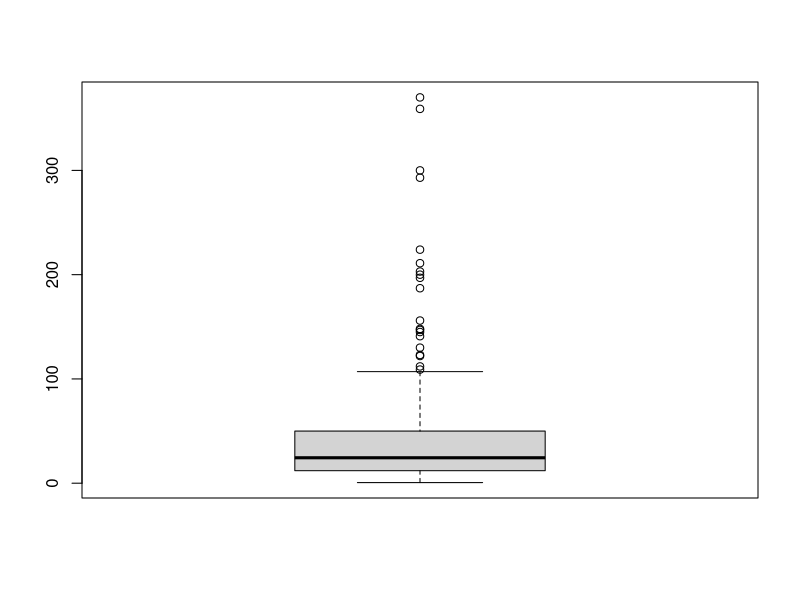
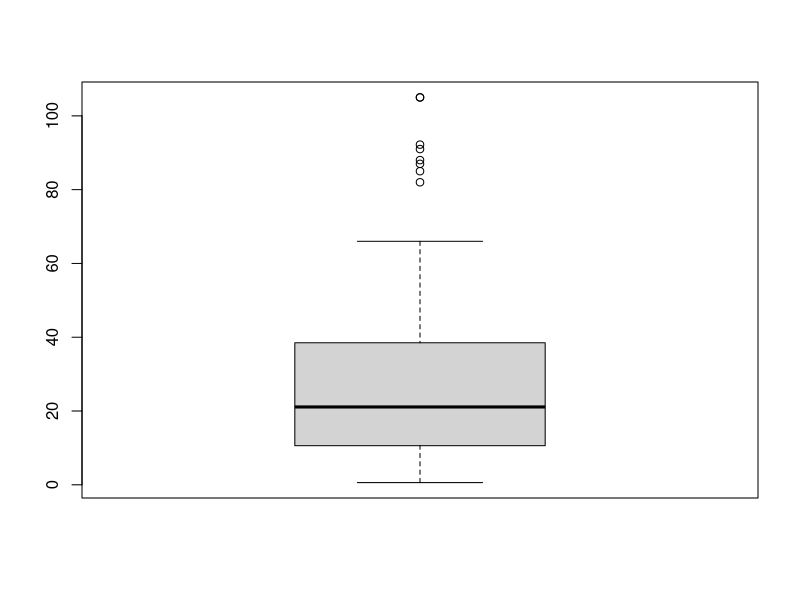
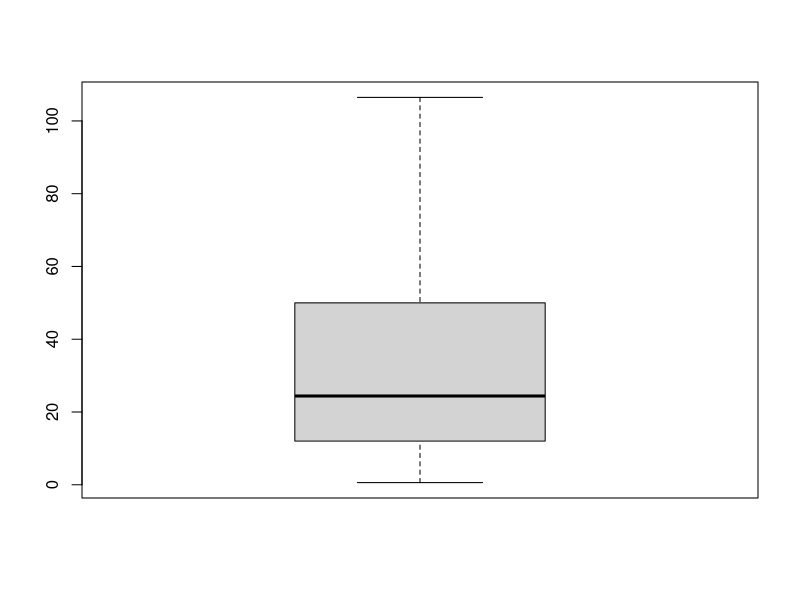

Source code (R) for these figures, in order: (Note: this script raises an error after producing the figures.)
# ===============================
# Data Preparation
# ===============================

# Mengimport Data Default R
df_air_quality <- airquality
df_attenu <- attenu

#==========================================================================================================

# 1.Memeriksa Struktur dan Deskripsi Data
cat("=== Struktur Data ===\n")
str(df_air_quality)
str(df_attenu)
cat(strrep("=", 121))

cat("\n=== Deskripsi Data ===\n")
summary(df_air_quality)
summary(df_attenu)
cat(strrep("=", 121))

#====================================================================================================

# 2.Mengatasi Missing Value
##=== Mendeteksi dan Menghitung Nilai Missing ===
summary(df_air_quality)
summary(df_attenu)

cat("Jumlah missing value df_air_quality:", sum(is.na(df_air_quality)), "\n")
cat("Jumlah missing value df_attenu:", sum(is.na(df_attenu)))

##=== Mengatasi Nilai Missing Value ===
###Cara 1: Menghapus Nilai Missing Value
df_cleanNa_airquality1 <- na.omit(df_air_quality)
df_cleanNa_attenu <- na.omit(df_attenu)

cat("Jumlah missing value df_air_quality:", sum(is.na(df_air_quality)),
    "\nJumlah missing value df_cleanNA_airquality:", sum(is.na(df_cleanNa_airquality1)),"\n")
cat("Jumlah missing value df_attenu:", sum(is.na(df_attenu)),
    "\nJumlah missing value df_cleanNa_attenu:", sum(is.na(df_cleanNa_attenu)), "\n")

###Cara 2: Mengganti Nilai Missing Value
rata_rata_Ozone = mean(df_air_quality$Ozone, na.rm = TRUE)
rata_rata_solar = mean(df_air_quality$Ozone, na.rm = TRUE)

df_cleanNA_airquality2 <- df_air_quality
df_cleanNA_airquality2$Ozone[is.na(df_cleanNA_airquality2$Ozone)] <- rata_rata_Ozone
df_cleanNA_airquality2$Solar.R[is.na(df_cleanNA_airquality2$Solar.R)] <- rata_rata_Ozone
cat("Jumlah missing value df_air_quality:", sum(is.na(df_air_quality)),
    "\nJumlah missing value df_cleanNA_airquality:", sum(is.na(df_cleanNA_airquality2)),"\n")

#=======================================================================================================

# 3.Mengatasi Outliers
## Menghitung nilai Q1, Q3, IQR, Batas Bawah, dan Batas Atas
cat("Notes: Gunakan Kolom dist pada dataset df_cleanNa_attenu\n")
Q1 <- quantile(df_cleanNa_attenu$dist, 0.25)
Q3 <- quantile(df_cleanNa_attenu$dist, 0.75)
IQR <- Q3 - Q1
bb <- Q1 - (1.5 * IQR)
ba <- Q3 + (1.5 * IQR)

## Menghitung dan mengecek Jumlah Outlier
sum_outliers <- sum(df_cleanNa_attenu$dist < bb | df_cleanNa_attenu$dist > ba)
boxplot(df_cleanNa_attenu$dist)
cat("Jumlah outliers:", sum_outliers,"\n")

## Mengatasi Outliers
### Cara1: Menghapus outliers
df_cleanoutliers_attenu <- subset(df_cleanNa_attenu,
                                  df_cleanNa_attenu$dist >= bb & df_cleanNa_attenu$dist <= ba)

### Cara2: Mengganti nilai outliers dengan batas rentang terdekat
df_cleanoutliers_attenu2 <- df_cleanNa_attenu
df_cleanoutliers_attenu2$dist[df_cleanoutliers_attenu2$dist < bb] <- bb
df_cleanoutliers_attenu2$dist[df_cleanoutliers_attenu2$dist > ba] <- ba

### Mengecek Outliers Kembali
df_cleanoutliers_attenu
q1_new <- quantile(df_cleanoutliers_attenu$dist, 0.25)
q3_new <- quantile(df_cleanoutliers_attenu$dist, 0.75)
iqr_new <- q3_new - q1_new
bb_new <- q1_new - (1.5 * iqr_new)
ba_new <- q3_new + (1.5 * iqr_new)
cat("Jumlah outliers:", sum_outliers,
    "\nJumlah outliers", sum(df_cleanoutliers_attenu$dist < bb_new | df_cleanoutliers_attenu$dist > ba_new))
boxplot(df_cleanoutliers_attenu$dist)

df_cleanoutliers_attenu2
q1_new2 <- quantile(df_cleanoutliers_attenu2$dist, 0.25)
q3_new2 <- quantile(df_cleanoutliers_attenu2$dist, 0.75)
iqr_new2 <- q3_new2 - q1_new2
bb_new2 <- q1_new2 - (1.5 * iqr_new2)
ba_new2 <- q3_new2 + (1.5 * iqr_new2)
cat("Jumlah outliers:", sum_outliers,
    "\nJumlah outliers", sum(df_cleanoutliers_attenu2$dist < bb_new2 | df_cleanoutliers_attenu2$dist > ba_new2))
boxplot(df_cleanoutliers_attenu2$dist)

#========================================================================================

# 4.Normalisasi dan Standardisasi Data
df_attenu_clear <- df_cleanoutliers_attenu2

# Cara 1: Standarisasi (Z-Score)
df_attenu_clear$dist_standard <- scale(df_attenu_clear$dist)
df_attenu_clear$accel_standard <- scale(df_attenu_clear$accel)

# Cara 2: Normalisasi (Min-Max)
minmax_norm <- function(feature){
  (feature - min(feature)) / (max(feature) - min(feature))
}

df_attenu_clear$dist_norm <- minmax_norm(df_attenu_clear$dist)
df_attenu_clear$accel_norm <- minmax_norm(df_attenu_clear$accel)

# Menampilkasi hasil normalisasi dan standardisasi data
head(df_attenu_clear)

#======================================================================

# 5.Mengatasi Data Duplikat
## Mensimulasikan baris duplikat secara sengaja untuk latihan praktikum
baris_ganda <- df_attenu_clear[1:5, ]
df_attenu_clear <- rbind(df_attenu_clear, baris_ganda)

## Mengecek data duplikat
cat("Total baris duplikat:", sum(duplicated(df_attenu_clear)), "\n")

## Menghapus data duplikat
df_attenu_clear <- unique(df_attenu_clear)
cat("Total baris duplikat:", sum(duplicated(df_attenu_clear)), "\n")

#======================================================================

# 6. Mengonversi Tipe Data(Encoding)
##Melihat struktur tipe data awal setiap kolom
str(df_attenu_clear)
df_attenu_clear_encoding <- df_attenu_clear

#a. Mengubah kolom 'event' dari numerik menjadi Factor (Kategorikal)
df_attenu_clear_encoding$event <- as.factor(df_attenu_clear_encoding$event)

#b. Mengubah kolom 'mag' (numerik desimal) menjadi Integer (bilangan bulat)
df_attenu_clear_encoding$mag_int <- as.integer(df_attenu_clear_encoding$mag)

#c. Mengubah kolom tertentu menjadi Character (Teks) jika diperlukan
df_attenu_clear_encoding$station_char <- as.character(df_attenu_clear_encoding$station)

# Memeriksa kembali struktur data untuk memastikan konversi berhasil
str(df_attenu_clear_encoding)

# Mengecek kelas dari kolom tertentu secara spesifik dan mengecek dataset keseluruhan
head(df_attenu_clear)
head(df_attenu_clear_encoding)

class(df_attenu_clear_encoding$event)
class(df_attenu_clear$event)

#menyimpan dataset
write.csv(df_attenu_clear_encoding, "C:/Kuliah/Praktikum/asisten/Sains Data/PTK 2 Sains Data/Data_Cleaning_Attenu.csv", row.names = FALSE)
